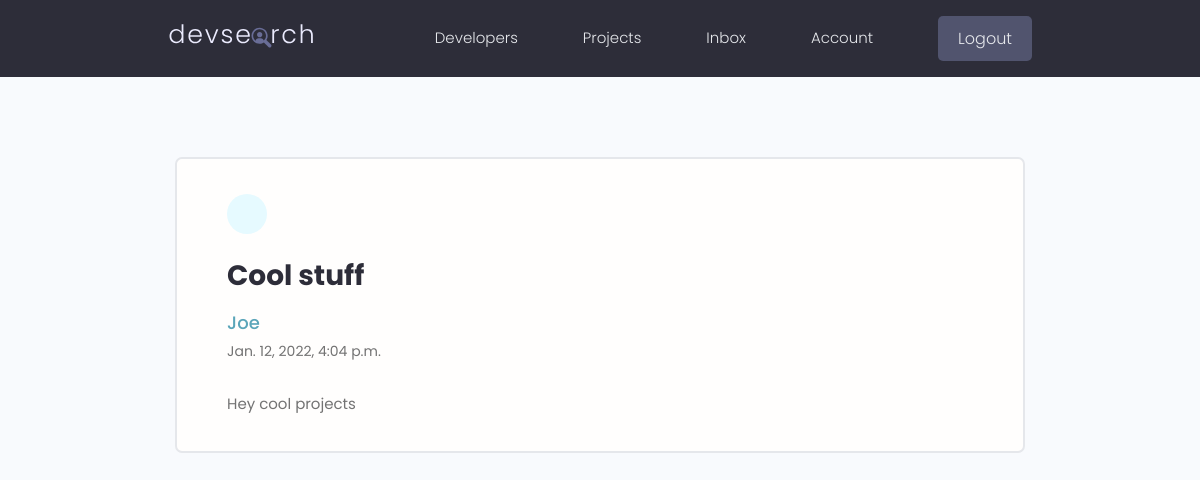
Page /message/ebe9662f-066d-4ac1-92b5-585f3b462ed2 (signed in) on the committed database.
### users/models.py (models this page shows, shortened)
class Message(models.Model):
    sender = models.ForeignKey(Profile, on_delete=models.SET_NULL, null=True, blank=True)
    recipient = models.ForeignKey(Profile, on_delete=models.SET_NULL, null=True, blank=True, related_name="messages")
    name = models.CharField(max_length=200, null=True, blank=True)
    email = models.EmailField(max_length=200, null=True, blank=True)
    subject = models.CharField(max_length=200, null=True, blank=True)
    body = models.TextField()
    is_read = models.BooleanField(default=False, null=True)
    created = models.DateTimeField(auto_now_add=True)
    id = models.UUIDField(default=uuid.uuid4, unique=True, primary_key=True, editable=False)
    class Meta:
        ordering = ['is_read', '-created']

class Profile(models.Model):
    user = models.OneToOneField(User, on_delete=models.CASCADE, null=True, blank=True)
    username = models.CharField(max_length=200, blank=True, null=True)
    location = models.CharField(max_length=200, blank=True, null=True)
    name = models.CharField(max_length=200, blank=True, null=True)
    email = models.EmailField(max_length=500, blank=True, null=True)
    short_intro = models.CharField(max_length=200, blank=True, null=True)
    bio = models.TextField(blank=True, null=True)
    profile_image = models.ImageField(null=True, blank=True, upload_to='profiles/', default='profiles/user-default.png')
    social_github = models.CharField(max_length=200, blank=True, null=True)
    social_twitter = models.CharField(max_length=200, blank=True, null=True)
    social_linkedin = models.CharField(max_length=200, blank=True, null=True)
    social_youtube = models.CharField(max_length=200, blank=True, null=True)
    social_website = models.CharField(max_length=200, blank=True, null=True)
    created = models.DateTimeField(auto_now_add=True)
    id = models.UUIDField(default=uuid.uuid4, unique=True, primary_key=True, editable=False)

### users/views.py (the view)
# urls.py: path('message/<str:pk>', views.message, name='message'),
@login_required(login_url="login")
def message(request, pk):
    user_message = request.user.profile.messages.get(id=pk)
    if not user_message.is_read:
        user_message.is_read = True
        user_message.save()
    context = {
        'user_message': user_message
    }
    return render(request, 'users/message.html', context)

### users/templates/users/message.html (shortened to what this page needs)
{% extends 'main.html' %}
{% block content %}
<main class="messagePage my-xl">
    <div class="content-box">
        <div class="message">
            <a class="backButton" href="{% url 'inbox' %}"></a>
            <h2 class="message__subject">{{ user_message.subject }}</h2>
            {% if user_message.sender %}
            <a href="{% url 'user-profile' user_message.sender.id %}" class="message__author">
                {{ user_message.sender.name }}
            </a>
            {% else %}
            <span class="message__author">{{ user_message.name }}</span>
            {% endif %}
            <p class="message__date">{{ user_message.created }}</p>
            <div class="message__body">
                {{ user_message.body|linebreaksbr }}
            </div>
        </div>
    </div>
</main>
{% endblock content %}

### static/styles/app.css (style rules this page uses)
:root { --color-sub: #2d2d39; }
.content-box { width: 95%; max-width: 85rem; margin: 0 auto; }
.message { padding: 2.5rem 0; }
.message > a { display: flex; gap: 1rem; }
.message__author, .message__date { flex-basis: 25%; }
.message__subject { flex-basis: 50%; }
.message__date { text-align: right; }
.messagePage .message { list-style: none; background: var(--color-white); padding: 3.5rem 5rem; border: 2px solid var(--color-light); border-radius: 0.7rem; }
.messagePage .message__subject { font-size: 2.8rem; color: var(--color-sub); margin-bottom: 1rem; margin-top: 2rem; }
.messagePage .message__author { font-size: 1.8rem; font-weight: 500; }
.messagePage .message__date { font-size: 1.4rem; font-weight: 400; text-align: left; margin-bottom: 3rem; }
.backButton { background: var(--color-main-light); color: var(--color-main); width: 4rem; height: 4rem; display: flex; align-items: center; justify-content: center; border-radius: 50%; }

### static/uikit/styles/modules/_variables.css (style rules this page uses)
:root { --color-main: #5aa5b9; --color-main-light: #e6faff; --color-sub: #3f4156; --color-sub-light: #51546e; --color-sub-lighter: #ededfd; --color-text: #737373; --color-gray: #8b8b8b; --color-light: #e5e7eb; --color-light-gray: #767676; --color-bg: #f8fafd; --color-white: #fffefd; --color-white-light: #f3f3f3; --color-success: #359e64; --color-success-bg: #def8e8; --color-error: #fc4b0b; --color-error-bg: #fff2ee; --font-base: 'Poppins', arial, helvetica, 'Segoe UI', roboto, ubuntu, sans-serif; --font-monospace: 'Fira Code', 'Courier New', courier, monospace; --font-regular: 300; --font-medium: 500; --font-bold: 700; --generic-shadow: 1px 1px 5px #00000010; --generic-transition: all 0.3s ease-in-out; }

### static/uikit/styles/modules/_base.css (style rules this page uses)
* { margin: 0; padding: 0; box-sizing: border-box; text-rendering: optimizeLegibility; color: inherit; font-size: inherit; }
html { font-size: 50%; }
@media only screen and (min-width: 480px) { html { font-size: 56.25%; } }
@media only screen and (min-width: 1200px) { html { font-size: 62.5%; } }
body { line-height: 1.6; font-weight: 400; font-size: 1.5rem; color: var(--color-text); background-color: var(--color-bg); min-height: 100vh; }

### static/uikit/styles/modules/_typography.css (style rules this page uses)
* { font-family: var(--font-base); }
h2 { font-size: 3.6rem; font-weight: var(--font-bold); }
p, span, strong { font-size: 1.6rem; color: var(--color-text); font-weight: var(--font-regular); }
a { padding-bottom: 2px; text-decoration: none; display: inline-block; color: var(--color-main); font-weight: var(--font-medium); }

### static/uikit/styles/modules/_utilities.css (style rules this page uses)
.my-xl { margin: 8rem auto; }

### rows in the picture
Message: subject "Cool stuff", sender.name "Joe", created "Jan. 12, 2022, 4:04 p.m.", body "Hey cool projects"
